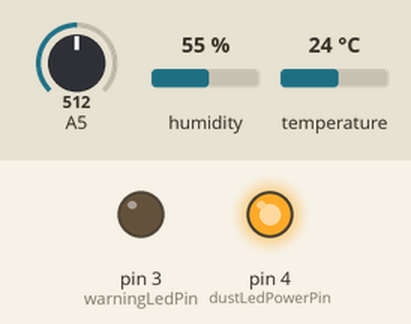
Simulated run of this sketch. Board: Arduino Uno, built with avr-gcc and run on an emulated ATmega328P. Shown: output pins drawn as LEDs (lit = HIGH). Inputs (shaded band) come from the test bench; at power-on: A5 = 512, humidity 55 %, temperature 24 °C.

Above: at 0.1 s.
At 1.2 s:
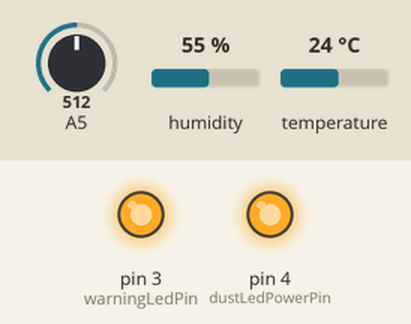
Timing chart, 0 to 2.7 s (numbered marks = the images above):
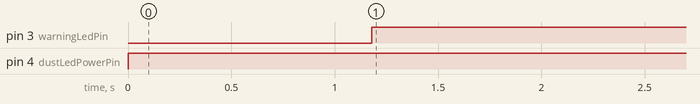

Measured:
- by itself, pin 3 (warningLedPin): LOW → HIGH at 1.2 s
- by itself, pin 4 (dustLedPowerPin): LOW → HIGH at 0.00 s

The sketch:

AirQualitySensors.ino
```cpp
#include <SoftwareSerial.h>
#include "DHT.h"

#define DHT_PIN 2

DHT dht22(DHT_PIN, DHT22);

SoftwareSerial softSerial(10, 11); // RX, TX

struct options {
  const int dustMeasurePin;
  const int dustLedPowerPin;
  const int samplingTime;
  const int deltaTime;
  const int sleepTime;
  const float voltageOffset;
  const float warningThreshold;
  const int warningLedPin;
  const int resetAverageCycles;
};

const struct options options = {
  .dustMeasurePin = 5,
  .dustLedPowerPin = 4,
  .samplingTime = 280,
  .deltaTime = 40,
  .sleepTime = 9680,
  .voltageOffset = 0.77,
  .warningThreshold = 25.0,
  .warningLedPin = 3,
  .resetAverageCycles = 100
};

typedef struct DustMeasurements {
   float density;
   float voltage;
} Dust;

float averageDustDensity = 0.0;
int numDustMeasurements = 0;

void setup(){
  softSerial.begin(9600);
  dht22.begin();
  pinMode(options.dustLedPowerPin, OUTPUT);
  pinMode(options.warningLedPin, OUTPUT);
}

float measureDustV0() {
  float voMeasured = 0;

  digitalWrite(options.dustLedPowerPin,LOW); // power on the LED
  delayMicroseconds(options.samplingTime);

  voMeasured = analogRead(options.dustMeasurePin); // read the dust value

  delayMicroseconds(options.deltaTime);
  digitalWrite(options.dustLedPowerPin,HIGH); // turn the LED off
  delayMicroseconds(options.sleepTime);

  return voMeasured;
}

Dust getDustMeasurement(int times) {
  float calcVoltage = 0;
  float dustDensity = 0;
  float voMeasured = 0;
  const float chracteristicFactor = 0.172; // == 0.58V / 0.1mg/m3 - from http://www.howmuchsnow.com/arduino/airquality/
  Dust measurement;

  for (int i = 0; i < times; i++) {
    voMeasured = (voMeasured * (float)i + measureDustV0()) / ((float)i + 1.0);
    delay(100);
  }

  // 0 - 5.0V mapped to 0 - 1023 integer values
  calcVoltage = voMeasured * (5.0 / 1024);

  measurement.voltage = calcVoltage;

  dustDensity = (chracteristicFactor * (calcVoltage - options.voltageOffset))*1000;
  if (dustDensity < 0.001) {
    dustDensity = 0.0;
  }

  measurement.density = dustDensity;

  averageDustDensity  = (averageDustDensity*(float)numDustMeasurements + dustDensity) / ((float)numDustMeasurements + 1.0);
  numDustMeasurements += 1;

  if (numDustMeasurements >= options.resetAverageCycles) {
    numDustMeasurements = 0;
  }

  return measurement;
}


void dust() {
  Dust dust = getDustMeasurement(10);

  softSerial.print("Dust Density [ug/m3]: ");
  softSerial.print(dust.density);
  softSerial.print(" (200s avg: ");
  softSerial.print(averageDustDensity);
  softSerial.print(")");

  softSerial.print(" - Sensor Voltage: ");
  softSerial.println(dust.voltage);

  if (averageDustDensity > options.warningThreshold) {
    digitalWrite(options.warningLedPin, HIGH);
  } else {
    digitalWrite(options.warningLedPin, LOW);
  }
}

void humidity(void)
{
  float humidity = dht22.readHumidity();
  float temperature = dht22.readTemperature();
  float heat_index = dht22.computeHeatIndex(temperature, humidity, false);

  if (isnan(humidity) || isnan(temperature)) {
    softSerial.println("Failed to read from sensor!");
    return;
  }

  softSerial.print("DHT22 Humidity: ");
  softSerial.print(humidity);
  softSerial.print(" %\t");
  softSerial.print("Temperature: ");
  softSerial.print(temperature);
  softSerial.print(" *C ");
  softSerial.print("\t");
  softSerial.print("Heat index: ");
  softSerial.print(heat_index);
  softSerial.println(" *C");
}

int loopCounter = 0;

void loop() {

  if (loopCounter < 5) {
    dust();  // takes 1.01sec
  } else if (loopCounter == 5) {
    humidity(); // takes little, needs min. 2s in between
  }

  if (loopCounter >= 5) {
    loopCounter = -1;
  }

  loopCounter += 1;

  delay(1000);
}
```
